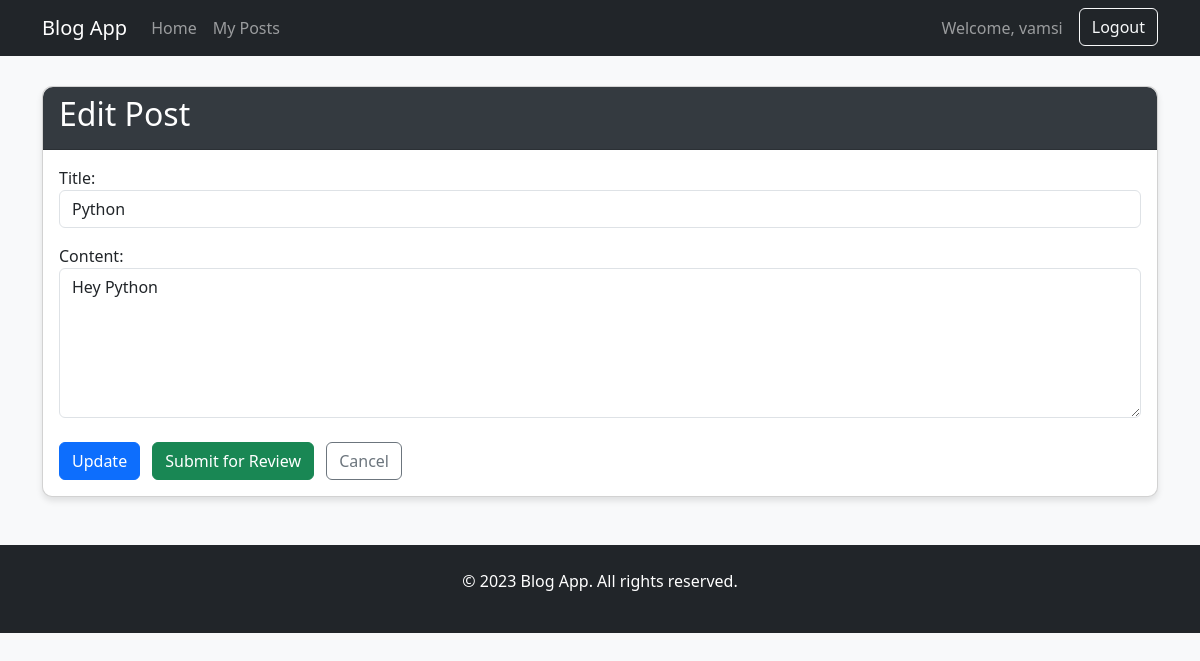
/post/2/update/ (signed in), run on the app's committed database.
### users/models.py (models this page shows, shortened)
class User(AbstractUser):
    email = models.EmailField(_('email address'), unique=True)
    bio = models.TextField(max_length=500, blank=True)
    profile_picture = models.ImageField(upload_to='profile_pics/', blank=True, null=True)

### blog/models.py (models this page shows, shortened)
class Post(models.Model):
    STATUS_CHOICES = (
        ('draft', 'Draft'),
        ('pending', 'Pending Approval'),
        ('approved', 'Approved'),
        ('rejected', 'Rejected'),
    )
    title = models.CharField(max_length=200)
    content = models.TextField()
    author = models.ForeignKey(settings.AUTH_USER_MODEL, on_delete=models.CASCADE)
    status = models.CharField(max_length=10, choices=STATUS_CHOICES, default='draft')
    created_at = models.DateTimeField(default=timezone.now)
    updated_at = models.DateTimeField(auto_now=True)

### blog/views.py (the view)
# urls.py: path('post/<int:pk>/update/', views.post_update, name='post-update'),
@login_required
def post_update(request, pk):
    post = get_object_or_404(Post, pk=pk, author=request.user)
    if post.status != 'draft' and post.status != 'rejected':
        messages.error(request, 'You can only edit draft or rejected posts.')
        return redirect('user-posts')
    if request.method == 'POST':
        form = PostForm(request.POST, instance=post)
        if form.is_valid():
            post = form.save(commit=False)
            post.status = 'pending' if request.POST.get('submit_for_review') else 'draft'
            post.save()
            messages.success(request, 'Your post has been updated!')
            return redirect('user-posts')
    else:
        form = PostForm(instance=post)
    context = {
        'form': form,
        'post': post,
    }
    return render(request, 'blog/post_form.html', context)

### blog/forms.py
class PostForm(forms.ModelForm):
    class Meta:
        model = Post
        fields = ['title', 'content']
        widgets = {
            'title': forms.TextInput(attrs={'class': 'form-control'}),
            'content': forms.Textarea(attrs={'class': 'form-control', 'rows': 5}),
        }

### blog/templates/blog/post_form.html (shortened to what this page needs)
{% extends 'blog/base.html' %}
{% load static %}
{% block content %}
    <div class="card">
        <div class="card-header">
            <h2>{% if post %}Edit Post{% else %}Create New Post{% endif %}</h2>
        </div>
        <div class="card-body">
            <form method="post">
                {{ form.as_p }}
                <div class="mt-4">
                    <button type="submit" class="btn btn-primary me-2" name="save">
                        {% if post %}Update{% else %}Create{% endif %}
                    </button>
                    {% if not post or post.status == 'draft' or post.status == 'rejected' %}
                        <button type="submit" class="btn btn-success me-2" name="submit_for_review">
                            Submit for Review
                        </button>
                    {% endif %}
                    <a href="{% if post %}{% url 'post-detail' post.pk %}{% else %}{% url 'post-list' %}{% endif %}"
                       class="btn btn-outline-secondary">
                        Cancel
                    </a>
                </div>
            </form>
        </div>
    </div>
{% endblock %}

### blog/templates/blog/base.html (shortened to what this page needs)
{% load static %}
<!DOCTYPE html>
<html lang="en">
<head>
    <link href="https://cdn.jsdelivr.net/npm/bootstrap@5.3.0/dist/css/bootstrap.min.css" rel="stylesheet">
    <link rel="stylesheet" href="https://cdn.jsdelivr.net/npm/bootstrap-icons@1.10.0/font/bootstrap-icons.css">
    <link rel="stylesheet" href="{% static 'blog/css/styles.css' %}">
</head>
<body>
    <nav class="navbar navbar-expand-lg navbar-dark bg-dark">
        <div class="container">
            <a class="navbar-brand" href="{% url 'post-list' %}">Blog App</a>
            <div class="collapse navbar-collapse" id="navbarNav">
                <ul class="navbar-nav me-auto">
                    <li class="nav-item">
                        <a class="nav-link" href="{% url 'post-list' %}">Home</a>
                    </li>
                    {% if user.is_authenticated %}
                        <li class="nav-item">
                            <a class="nav-link" href="{% url 'user-posts' %}">My Posts</a>
                        </li>
                    {% endif %}
                </ul>
                <div class="d-flex">
                    {% if user.is_authenticated %}
                        <span class="navbar-text me-3">Welcome, {{ user.username }}</span>
                      <form method="POST" action="{% url 'logout' %}" class="d-inline">
    <button type="submit" class="btn btn-outline-light">Logout</button>
</form>
                    {% else %}
                        <a href="{% url 'login' %}" class="btn btn-outline-light me-2">Login</a>
                        <a href="{% url 'register' %}" class="btn btn-light">Register</a>
                    {% endif %}
                </div>
            </div>
        </div>
    </nav>
    <main class="container my-4">
        {% block content %}{% endblock %}
    </main>
    <footer class="bg-dark text-white py-4 mt-5">
        <div class="container text-center">
            <p>&copy; 2023 Blog App. All rights reserved.</p>
        </div>
    </footer>
</body>
</html>

### blog/static/blog/css/styles.css (style rules this page uses)
body { background-color: #f8f9fa; }
.navbar { margin-bottom: 30px; }
.card { margin-bottom: 20px; border-radius: 10px; box-shadow: 0 4px 6px rgba(0, 0, 0, 0.1); }
.card-header { background-color: #343a40; color: white; border-radius: 10px 10px 0 0 !important; }
textarea.form-control { min-height: 150px; }

### data on the page
User: username "vamsi"
Post: title "Python", content "Hey Python"
